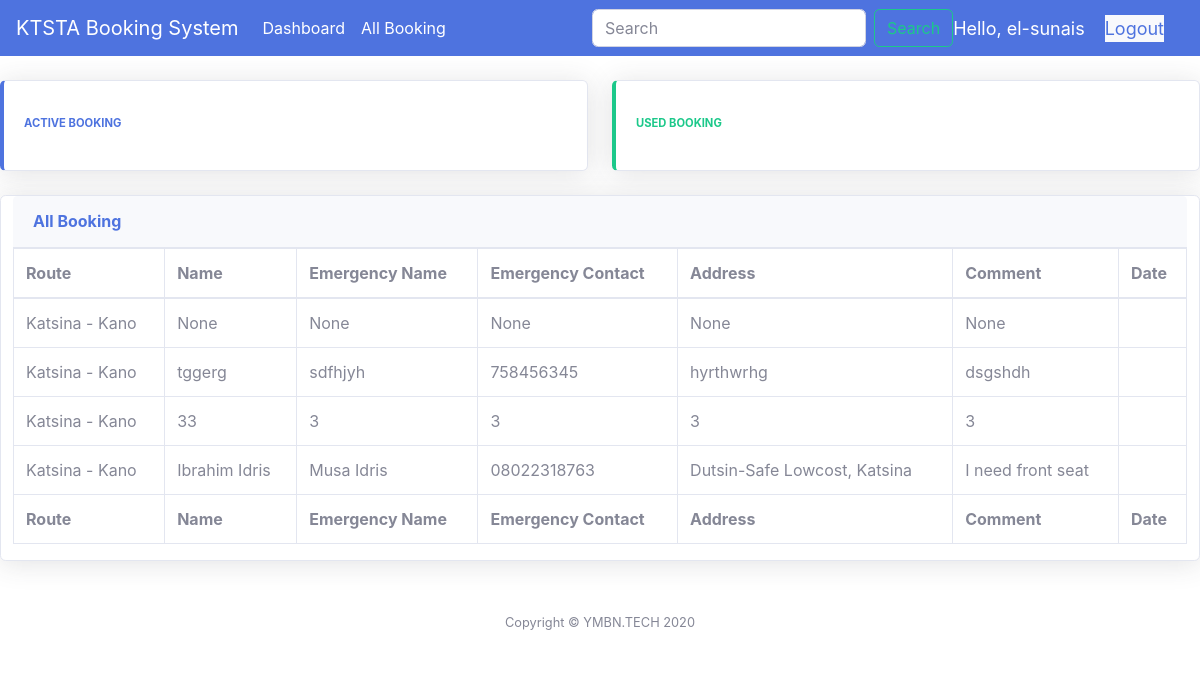
Screenshot of /allbooking/ (signed in) with the database file from the repository.
### theApp/models.py (models this page shows, shortened)
class CusBooking(models.Model):
    STATUS = (
			('Active Booking', 'Active Booking'),
            ('Used Booking', 'Used Booking'),
		)
    route = models.ForeignKey(Routes, null=True, on_delete= models.SET_NULL)
    name = models.CharField(max_length=200, null=True)
    emgergency_Contact_Name = models.CharField(max_length=200, null=True)
    emgergency_Contact_Number = models.CharField(max_length=200, null=True)
    address = models.CharField(max_length=200, null=True)
    comment = models.CharField(max_length=200, null=True, blank=True)
    status = models.CharField(max_length=200, null=True, choices=STATUS)
    date_created = models.DateTimeField(auto_now_add=True, null=True)

class Routes(models.Model):
    STATUS = (
			('Available', 'Available'),
            ('No Available Seat', 'No Available Seat'),
			('Departed', 'Departed'),
			)
    bus = models.ForeignKey(Bus, null=True, on_delete= models.SET_NULL)
    trip = models.CharField(max_length=200, null=True, blank=True)
    price = models.FloatField(null=True)
    date = models.DateTimeField(null=True)
    status = models.CharField(default="Available", max_length=200, null=True, choices=STATUS)
    date_created = models.DateTimeField(auto_now_add=True, null=True)
    def __str__(self):
        return self.trip

### theApp/decorators.py (the view)
	def wrapper_function(request, *args, **kwargs):
		group = None
		if request.user.groups.exists():
			group = request.user.groups.all()[0].name
		if group == 'customer':
			return redirect('user_page')
		if group == 'admin':
			return view_func(request, *args, **kwargs)

### theApp/views.py (called while the page is built)
@login_required(login_url='login_page')
@admin_only
def allbooking(request):
    booking = CusBooking.objects.all()
    context = {'booking': booking}
    return render(request, 'allbooking.html', context)

### theApp/templates/allbooking.html (shortened to what this page needs)
{% extends 'base.html' %}
{% block content %}
<br>
<div class="row">
<div class="col-xl-6 col-md-6 mb-4">
    <div class="card border-left-primary shadow h-100 py-2">
      <div class="card-body">
        <div class="row no-gutters align-items-center">
          <div class="col mr-2">
            <div class="text-xs font-weight-bold text-primary text-uppercase mb-1">Active Booking</div>
          </div>
          <div class="col-auto">
            <i class="fas fa-money-bill fa-2x text-gray-300"></i>
          </div>
        </div>
      </div>
    </div>
  </div>
  <div class="col-xl-6 col-md-6 mb-4">
    <div class="card border-left-success shadow h-100 py-2">
      <div class="card-body">
        <div class="row no-gutters align-items-center">
          <div class="col mr-2">
            <div class="text-xs font-weight-bold text-success text-uppercase mb-1">Used Booking</div>
          </div>
          <div class="col-auto">
            <i class="fas fa-money-bill fa-2x text-gray-300"></i>
          </div>
        </div>
      </div>
    </div>
  </div>
</div>
<div class="card shadow col-md-12 mb-4">
  <div class="card-header py-3">
      <h6 class="m-0 font-weight-bold text-primary">All Booking</h6>
  </div>
  <div class="table-responsive">
      <table class="table table-bordered" id="dataTable" width="100%" cellspacing="0" class="sm">
          <thead>
              <tr>
                  <th>Route</th>
                  <th>Name</th>
                  <th>Emergency Name</th>
                  <th>Emergency Contact</th>
                  <th>Address</th>
                  <th>Comment</th>
                  <th>Date</th>
              </tr>
          </thead>
          <tfoot>
              <tr>
                <th>Route</th>
                <th>Name</th>
                <th>Emergency Name</th>
                <th>Emergency Contact</th>
                <th>Address</th>
                <th>Comment</th>
                <th>Date</th>
              </tr>
          </tfoot>
          <tbody>
              {% for b in booking %}
              <tr>
                  <td>{{b.route}}</td>
                  <td>{{b.name}}</td>
                  <td>{{b.emgergency_Contact_Name}}</td>
                  <td>{{b.emgergency_Contact_Number}}</td>
                  <td>{{b.address}}</td>
                  <td>{{b.comment}}</td>
                  <td>{{t.status}}</td>
                </tr>
                  {% endfor %}
          </tbody>
      </table>
  </div>
</div>
  {% endblock content%}

### theApp/templates/base.html (shortened to what this page needs)
{% load static %}
<!DOCTYPE html>
<html lang="en">
<head>
  <link href="{% static '/vendor/datatables/dataTables.bootstrap4.min.css' %}" rel="stylesheet">
  <link href="{% static '/vendor/fontawesome-free/css/all.min.css'%}" rel="stylesheet" type="text/css">
  <link href="{% static 'css/fonts.css' %}" rel="stylesheet" type="text/css">
  <link href="{% static 'css/sb-admin-2.min.css' %}" rel="stylesheet">
</head>
<body>
  <nav class="navbar navbar-expand-lg navbar-dark bg-primary">
    <a class="navbar-brand" href="#">KTSTA Booking System</a>
    <div class="collapse navbar-collapse" id="navbarSupportedContent">
      <ul class="navbar-nav mr-auto">
        <li class="nav-item active">
          <a class="nav-link" href="{% url 'admin_dashboard' %}">Dashboard</a>
        </li>
        <li class="nav-item active">
          <a class="nav-link" href="{% url 'allbooking' %}">All Booking</span></a>
        </li>
      </ul>
      <form class="form-inline my-2 my-lg-0">
        <input class="form-control mr-sm-2" type="search" placeholder="Search" aria-label="Search">
        <button class="btn btn-outline-success my-2 my-sm-0" type="submit">Search</button>
      </form>
    </div>
    <span class="hello-msg">Hello, {{request.user}}</span>
    <span class="hello-msg bg-light text-white"><a href="{% url 'logout_page' %}"> Logout</a> </span>
  </nav>
  {% block content %}
  {% endblock%}
      <footer class="sticky-footer bg-white">
        <div class="container my-auto">
          <div class="copyright text-center my-auto">
            <span>Copyright &copy; YMBN.TECH 2020</span>
          </div>
        </div>
      </footer>
</body>
</html>

### theApp/templates/base.html (style rules this page uses)
.hello-msg { font-size: 18px; color: #fff; margin-right: 20px; }

### rows the page displays
CusBooking: route "Katsina - Kano", name "None", emgergency_Contact_Name "None", emgergency_Contact_Number "None", address "None", comment "None"
CusBooking: route "Katsina - Kano", name "tggerg", emgergency_Contact_Name "sdfhjyh", emgergency_Contact_Number "758456345", address "hyrthwrhg", comment "dsgshdh"
CusBooking: route "Katsina - Kano", name "33", emgergency_Contact_Name "3", emgergency_Contact_Number "3", address "3", comment "3"
CusBooking: route "Katsina - Kano", name "Ibrahim Idris", emgergency_Contact_Name "Musa Idris", emgergency_Contact_Number "08022318763", address "Dutsin-Safe Lowcost, Katsina", comment "I need front seat"

### other values shown
{{ request.user }} "el-sunais"
